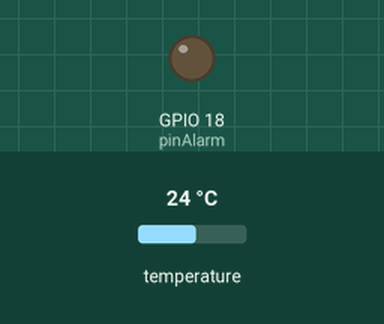
The program below on a simulated ESP32. On the bench: output pins drawn as LEDs (lit = HIGH). Inputs (shaded band) come from the test bench; at power-on: temperature 24 °C. WiFi joins after 1.5 s; servers stay silent unless stated; random numbers use the default seed unless the program sets one; no MQTT or app messages arrive unless stated; what the program prints to the serial monitor is not drawn.

Above: at 2.7 s.
2.8 s: temperature set to 34.7 °C
6.2 s: temperature set to 35.6 °C
At 10.7 s:
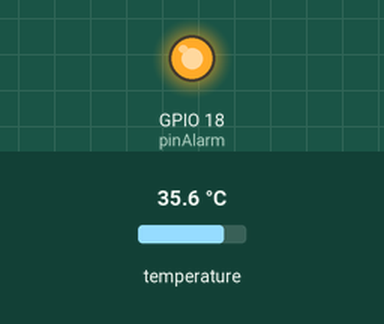
14.5 s: temperature set to 34.6 °C
16.2 s: temperature set to 33.5 °C
At 20.8 s:
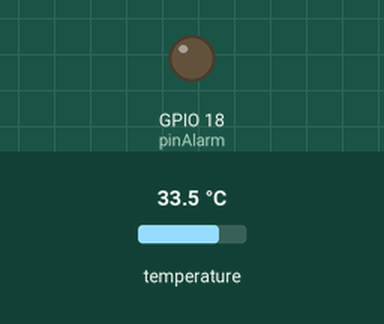
Timing chart, 0 to 22.3 s (numbered marks = the images above; inputs shaded):
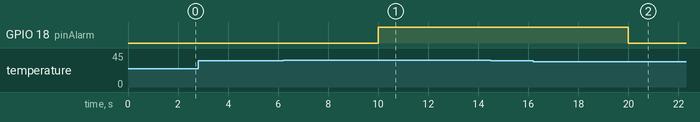

The program:

main.cpp
```cpp
#include <WiFi.h>
#include <WiFiClientSecure.h>
#include <PubSubClient.h>
#include <Wire.h>
#include <Adafruit_Sensor.h>
#include <Adafruit_BME280.h>

// ================= WIFI =================
const char* ssid = "hermaN";
const char* password = "herma220807";

// ================= MQTT =================
const char* mqtt_server =
    "2d5cd8d3bcbd425a8865b60469b32931.s1.eu.hivemq.cloud";

const int mqtt_port = 8883;

const char* mqtt_user = "Praktikan25";
const char* mqtt_pass = "Mikrokontroler2026";

// ================= MQTT TOPIC =================
const char* topic_cmd = "ugm/mikon/kel14/cmd"; // SESUAIKAN KELOMPOK
const char* topic_status = "ugm/mikon/kel14/status";
const char* topic_temp = "ugm/mikon/kel14/temp";

// ================= PIN SENSOR =================
const int pinSDA = 21; // ESP32-S3: 8
const int pinSCL = 22; // ESP32-S3: 9

// ================= BME280 =================
Adafruit_BME280 bme;

const int pinAlarm = 18;
float tMax = 35.0; // batas suhu (derajat C)
bool tempAlarm = false;

// ================= DATA PUBLISH =================
unsigned long interval = 5000; // periode kirim data (ms)
unsigned long lastPub = 0;

// ================= MQTT CLIENT =================
WiFiClientSecure espClient;
PubSubClient client(espClient);

// ================= KIRIM DATA SENSOR =================
void kirimData() {
    float t = bme.readTemperature();

    if (isnan(t)) {
        Serial.println("BME280 gagal membaca");
        return;
    }

    char buf[16];
    dtostrf(t, 1, 2, buf);

    client.publish(topic_temp, buf);


    if (!tempAlarm && t > tMax) {
      tempAlarm = true;
      digitalWrite(pinAlarm, HIGH);
      client.publish(topic_status, "ALERT: SUHU MELEBIHI BATAS");
    } else if (tempAlarm && t < tMax - 1.0) {
tempAlarm = false;
digitalWrite(pinAlarm, LOW);
client.publish(topic_status, "STATUS: NORMAL");
}
}

// ================= MQTT CALLBACK =================
void callback(char* topic, byte* payload, unsigned int length) {
    char message[32];

    if (length >= sizeof(message)) {
        length = sizeof(message) - 1;
    }

    memcpy(message, payload, length);
    message[length] = '\0';

    Serial.print("Pesan masuk: ");
    Serial.println(message);

    if (strncmp(message, "TMAX:", 5) == 0) {
float v = atof(message + 5);
if (v > 0 && v < 100) tMax = v;
}

}

// ================= WIFI SETUP =================
void setup_wifi() {
    Serial.print("Koneksi WiFi...");

    WiFi.mode(WIFI_STA);
    WiFi.begin(ssid, password);

    while (WiFi.status() != WL_CONNECTED) {
        delay(500);
        Serial.print(".");
    }

    Serial.println("\nWiFi Terhubung!");
}

// ================= MQTT RECONNECT =================
void reconnect() {
    while (!client.connected()) {
        Serial.print("Koneksi MQTT...");

        String clientId =
            "ESP32-BME-Kel-" + String(random(1000, 9999));

        if (client.connect(clientId.c_str(), mqtt_user, mqtt_pass)) {
            Serial.println(" Terhubung!");

            client.subscribe(topic_cmd);
            client.publish(topic_status, "Tugas 1: Ready");
        }

        else {
            delay(3000);
        }
    }
}

// ================= SETUP =================
void setup() {
    Serial.begin(115200);

    Wire.begin(pinSDA, pinSCL);

    pinMode(pinAlarm, OUTPUT);
    digitalWrite(pinAlarm, LOW);

    if (!bme.begin(0x76)) { // coba 0x77 jika tidak terdeteksi
        Serial.println("BME280 tidak terdeteksi!");

        while (1) {
            delay(1000);
        }
    }

    setup_wifi();

    espClient.setInsecure();

    client.setServer(mqtt_server, mqtt_port);
    client.setCallback(callback);
}

// ================= LOOP =================
void loop() {
    if (!client.connected()) {
        reconnect();
    }

    client.loop();

    if (millis() - lastPub >= interval) {
        lastPub = millis();

        kirimData();
    }
}
```

Measured:
- the behaviour switches between 35 and 35.1 °C on temperature (found by bisection; images 0 and 1)
- the behaviour switches between 34 and 33.9 °C on temperature (found by bisection; images 1 and 2)
- after the input at 2.8 s, every drawn part: stays the same
- after the input at 6.2 s, GPIO 18 (pinAlarm): LOW → HIGH after 3.8 s
- after the input at 14.5 s, every drawn part: stays the same
- after the input at 16.2 s, GPIO 18 (pinAlarm): HIGH → LOW after 3.8 s
